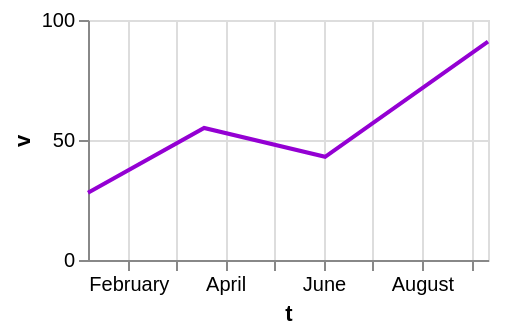

This figure's Vega-Lite source:
### Vega-Lite specification from a JSON file in a GitHub repository (floating-point values rounded to 4 significant figures)
{"$schema": "https://vega.github.io/schema/vega-lite/v6.json", "width": 200, "height": 120, "data": {"values": [{"c": "alpha", "v": 28, "w": 3, "t": "2024-01-07"}, {"c": "beta", "v": 55, "w": 7, "t": "2024-03-19"}, {"c": "gamma", "v": 43, "w": 5, "t": "2024-06-02"}, {"c": "delta", "v": 91, "w": 9, "t": "2024-09-11"}]}, "mark": {"type": "line", "stroke": "darkviolet"}, "encoding": {"x": {"field": "t", "type": "temporal"}, "y": {"field": "v", "type": "quantitative"}}}
